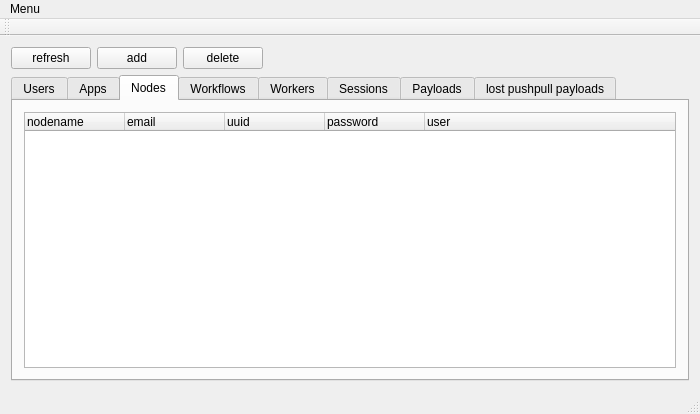
<?xml version="1.0" encoding="UTF-8"?>
<ui version="4.0">
 <class>MainWindow</class>
 <widget class="QMainWindow" name="MainWindow">
  <property name="geometry">
   <rect>
    <x>0</x>
    <y>0</y>
    <width>700</width>
    <height>414</height>
   </rect>
  </property>
  <property name="windowTitle">
   <string>nodeAdmin</string>
  </property>
  <widget class="QWidget" name="centralWidget">
   <layout class="QVBoxLayout" name="verticalLayout_4">
    <item>
     <layout class="QHBoxLayout" name="horizontalLayout_3">
      <item>
       <widget class="QPushButton" name="pushButton_refresh">
        <property name="text">
         <string>refresh</string>
        </property>
       </widget>
      </item>
      <item>
       <widget class="QPushButton" name="pushButton_add">
        <property name="text">
         <string>add</string>
        </property>
       </widget>
      </item>
      <item>
       <widget class="QPushButton" name="pushButton_delete">
        <property name="text">
         <string>delete</string>
        </property>
       </widget>
      </item>
      <item>
       <spacer name="horizontalSpacer">
        <property name="orientation">
         <enum>Qt::Horizontal</enum>
        </property>
        <property name="sizeHint" stdset="0">
         <size>
          <width>40</width>
          <height>20</height>
         </size>
        </property>
       </spacer>
      </item>
     </layout>
    </item>
    <item>
     <layout class="QVBoxLayout" name="verticalLayout">
      <property name="sizeConstraint">
       <enum>QLayout::SetDefaultConstraint</enum>
      </property>
      <item>
       <widget class="QTabWidget" name="tabWidget">
        <property name="currentIndex">
         <number>2</number>
        </property>
        <widget class="QWidget" name="users">
         <attribute name="title">
          <string>Users</string>
         </attribute>
         <layout class="QVBoxLayout" name="verticalLayout_3">
          <item>
           <layout class="QHBoxLayout" name="horizontalLayout">
            <item>
             <widget class="QTreeWidget" name="treeWidget">
              <property name="columnCount">
               <number>3</number>
              </property>
              <column>
               <property name="text">
                <string notr="true">email</string>
               </property>
              </column>
              <column>
               <property name="text">
                <string notr="true">login</string>
               </property>
              </column>
              <column>
               <property name="text">
                <string notr="true">token</string>
               </property>
              </column>
             </widget>
            </item>
           </layout>
          </item>
         </layout>
        </widget>
        <widget class="QWidget" name="apps">
         <attribute name="title">
          <string>Apps</string>
         </attribute>
        </widget>
        <widget class="QWidget" name="nodes">
         <attribute name="title">
          <string>Nodes</string>
         </attribute>
         <layout class="QVBoxLayout" name="verticalLayout_2">
          <item>
           <layout class="QHBoxLayout" name="horizontalLayout_2">
            <item>
             <widget class="QTreeWidget" name="treeWidget_nodes">
              <property name="columnCount">
               <number>5</number>
              </property>
              <column>
               <property name="text">
                <string notr="true">nodename</string>
               </property>
              </column>
              <column>
               <property name="text">
                <string notr="true">email</string>
               </property>
              </column>
              <column>
               <property name="text">
                <string notr="true">uuid</string>
               </property>
              </column>
              <column>
               <property name="text">
                <string>password</string>
               </property>
              </column>
              <column>
               <property name="text">
                <string>user</string>
               </property>
              </column>
             </widget>
            </item>
           </layout>
          </item>
         </layout>
        </widget>
        <widget class="QWidget" name="workflows">
         <attribute name="title">
          <string>Workflows</string>
         </attribute>
        </widget>
        <widget class="QWidget" name="workers">
         <attribute name="title">
          <string>Workers</string>
         </attribute>
        </widget>
        <widget class="QWidget" name="sessions">
         <attribute name="title">
          <string>Sessions</string>
         </attribute>
        </widget>
        <widget class="QWidget" name="payloads">
         <attribute name="title">
          <string>Payloads</string>
         </attribute>
        </widget>
        <widget class="QWidget" name="lost_pushpull_payloads">
         <attribute name="title">
          <string>lost pushpull payloads</string>
         </attribute>
        </widget>
       </widget>
      </item>
     </layout>
    </item>
   </layout>
  </widget>
  <widget class="QMenuBar" name="menuBar">
   <property name="geometry">
    <rect>
     <x>0</x>
     <y>0</y>
     <width>700</width>
     <height>22</height>
    </rect>
   </property>
   <widget class="QMenu" name="menuMenu">
    <property name="title">
     <string>Menu</string>
    </property>
    <addaction name="actionRefresh"/>
   </widget>
   <addaction name="menuMenu"/>
  </widget>
  <widget class="QToolBar" name="mainToolBar">
   <attribute name="toolBarArea">
    <enum>TopToolBarArea</enum>
   </attribute>
   <attribute name="toolBarBreak">
    <bool>false</bool>
   </attribute>
  </widget>
  <widget class="QStatusBar" name="statusBar"/>
  <action name="actionRefresh">
   <property name="text">
    <string>Refresh</string>
   </property>
  </action>
 </widget>
 <layoutdefault spacing="6" margin="11"/>
 <resources/>
 <connections/>
</ui>
